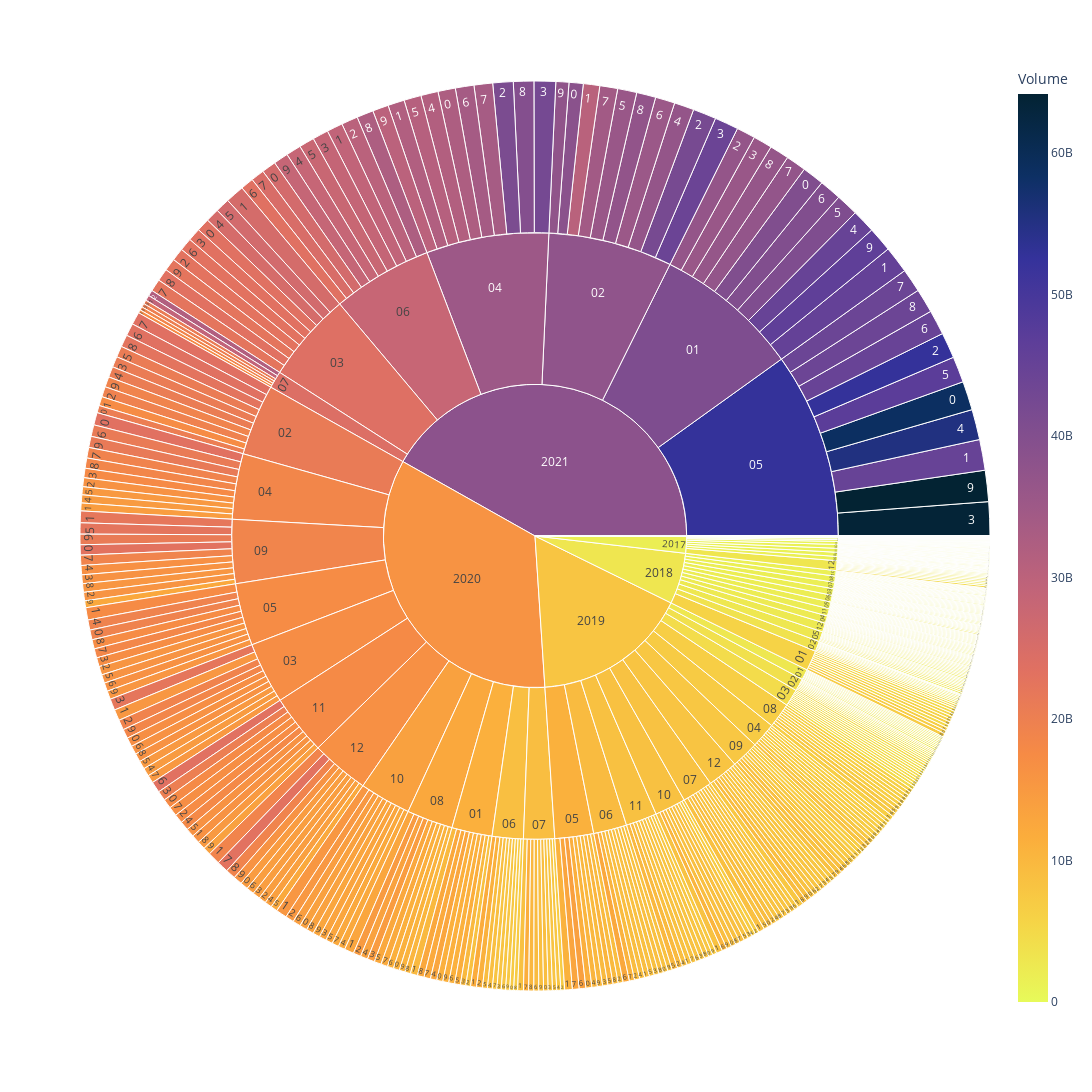

The code cell stored with this chart in its notebook:
### Code cell
coin="Ethereum"
sunburst=get_sunburst_for_coin(coin)
sunburst.show()

### Figure 1 — Plotly figure (JSON) as saved in the notebook; plotly's stock layout.template omitted (floating-point values rounded to 4 significant figures; data arrays with more than 128 entries replaced by an {"elided": "..."} marker saying what was removed)
{"data": [{"branchvalues": "total", "customdata": {"elided": "795x1 float values"}, "domain": {"x": [0, 1], "y": [0, 1]}, "hovertemplate": "labels=%{label}<br>Volume_sum=%{value}<br>parent=%{parent}<br>id=%{id}<br>Volume=%{color}<extra></extra>", "ids": {"elided": "795 str values"}, "labels": {"elided": "795 str values"}, "marker": {"coloraxis": "coloraxis", "colors": {"elided": "795 float values"}}, "name": "", "parents": {"elided": "795 str values"}, "type": "sunburst", "values": {"elided": "795 float values"}}], "layout": {"coloraxis": {"colorbar": {"title": {"text": "Volume"}}, "colorscale": [[0, "rgb(231, 250, 90)"], [0.09091, "rgb(246, 211, 70)"], [0.1818, "rgb(251, 173, 60)"], [0.2727, "rgb(246, 139, 69)"], [0.3636, "rgb(225, 113, 97)"], [0.4545, "rgb(193, 100, 121)"], [0.5455, "rgb(158, 89, 135)"], [0.6364, "rgb(126, 77, 143)"], [0.7273, "rgb(93, 62, 153)"], [0.8182, "rgb(53, 50, 155)"], [0.9091, "rgb(13, 48, 100)"], [1, "rgb(3, 35, 51)"]]}, "height": 1600, "legend": {"tracegroupgap": 0}, "margin": {"t": 60}, "width": 1600}}
